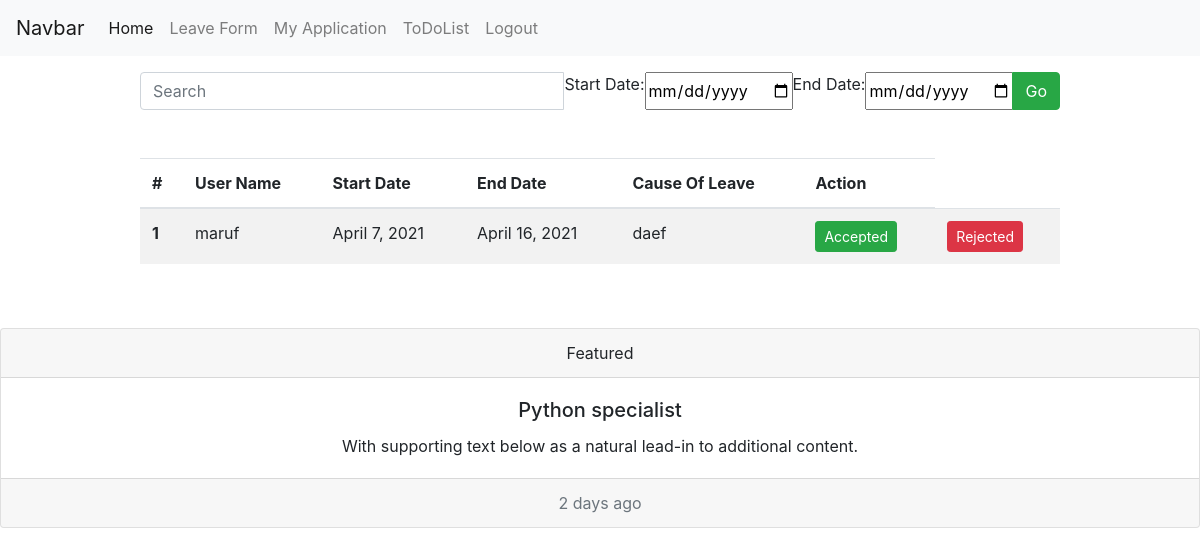
/all-application (signed in), run on an earlier commit of the app's database.
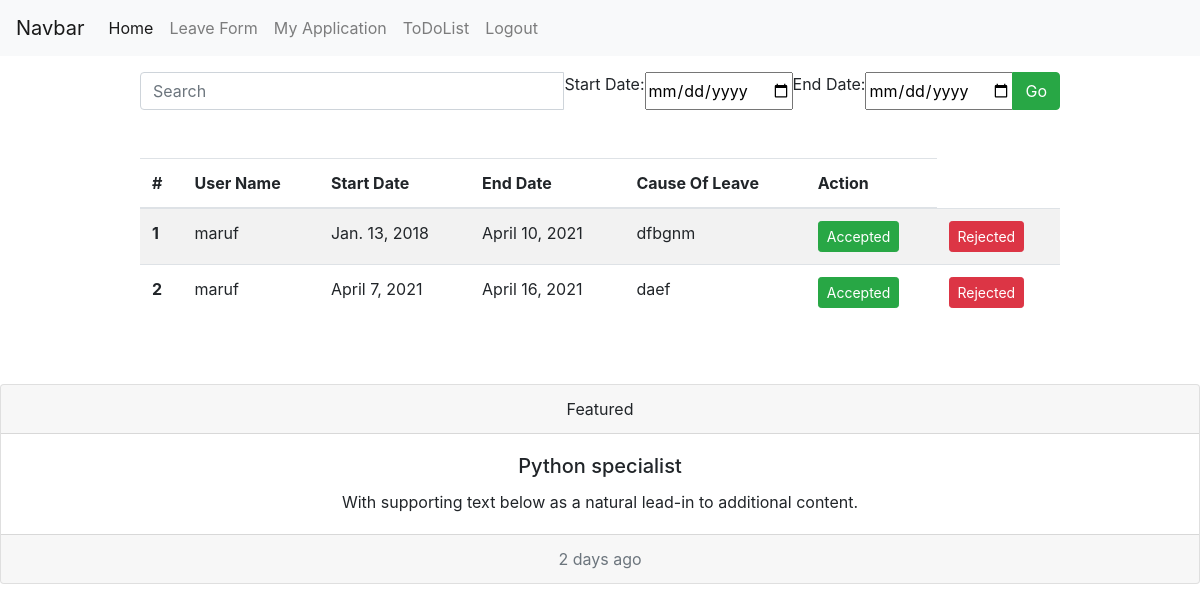
And on a later commit of the database.
### emsapp/models.py (models this page shows, shortened)
class LeaveApplication(models.Model):
    user = models.ForeignKey(User, on_delete=models.CASCADE)
    cause_of_leave = models.TextField(blank = True, null = True)
    start_date = models.DateField(blank = True, null = True)
    end_date = models.DateField(blank = True, null = True)
    checked = models.BooleanField(default=False)
    approved = models.BooleanField(default=False)

### emsapp/views.py (the view)
# urls.py: path('all-application', all_application, name='all_application'),
@login_required(login_url='/')
def all_application(request):
    if request.method == 'POST':
        search_data = request.POST['sform']
        s_date = request.POST['sdate']
        e_date = request.POST['edate']
        print(search_data)
        print(s_date)
        print(e_date)
        try:
            print(1)
            user = User.objects.get(username = search_data)
            applications = LeaveApplication.objects.filter(user = user, start_date__gte = s_date, checked = False)
            for i in applications:
                print(i.start_date)
            context = {'applications':applications}
            return render(request, 'all_application.html', context)
        except:
            msg = "No Data Fount"
            context = {'msg':msg}
            return render(request, 'all_application.html', context)
    else:
        applications = LeaveApplication.objects.filter(checked = False)
        context = {'applications':applications}
        return render(request, 'all_application.html', context)

### emsapp/templatetags/has_group.py (called while the page is built)
@register.filter(name='has_group')
def has_group(user, group_name):
    group = Group.objects.get(name=group_name)
    return True if group in user.groups.all() else False

### templates/all_application.html (shortened to what this page needs)
{% extends 'base.html' %}
{% block content %}
<div class="container">
    <div class="row">
        <div class="col-md-10 m-auto pt-3">
          <form method="POST">
          <div class="input-group mb-5">
            <input type="text" name = 'sform' class="form-control" placeholder="Search">
            <label for="birthday">Start Date:</label>
            <input type="date" name="sdate">
            <label for="birthday">End Date:</label>
            <input type="date" name="edate">
            <div class="input-group-append">
              <button class="btn btn-success" type="submit">Go</button>
            </div>
          </div>
        </form>
            {% if applications %}
            <table class="table table-striped">
                <thead>
                  <tr>
                    <th scope="col">#</th>
                    <th scope="col">User Name</th>
                    <th scope="col">Start Date</th>
                    <th scope="col">End Date</th>
                    <th scope="col">Cause Of Leave</th>
                    <th scope="col">Action</th>
                  </tr>
                </thead>
                <tbody>
                  {% for application in applications %}
                  <tr>
                    <th scope="row">{{ forloop.counter }}</th>
                    <td>{{ application.user.username }}</td>
                    <td>{{ application.start_date}}</td>
                    <td>{{ application.end_date}}</td>
                    <td>{{ application.cause_of_leave }}</td>
                    <td><a href="{% url 'application_approval' application.id 1 %}"><button class="btn btn-success btn-sm">Accepted</button></a></td>
                    <td><a href="{% url 'application_approval' application.id 0 %}"><button class="btn btn-danger btn-sm">Rejected</button></a></td>
                  </tr>
                  {% endfor %}
                </tbody>
              </table>
            {% else %}
            <div class="alert alert-info">
                <strong>No Data Is Available To Show!</strong>
              </div>
            {% endif %}
        </div>
    </div>
</div>
{% endblock %}

What changed in the data, as far as the page shows it:
now on this page (row edited): LeaveApplication: user.username "maruf", start_date "Jan. 13, 2018", end_date "April 10, 2021", cause_of_leave "dfbgnm"
